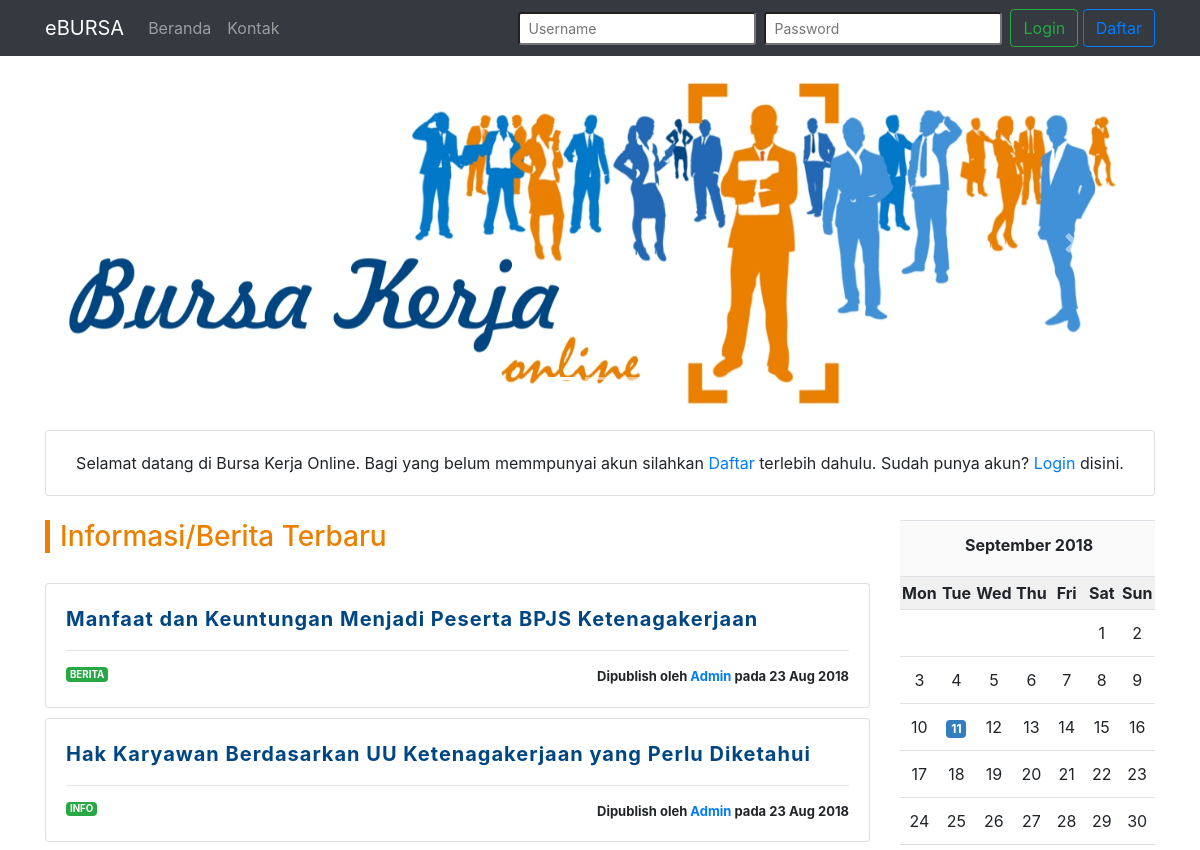
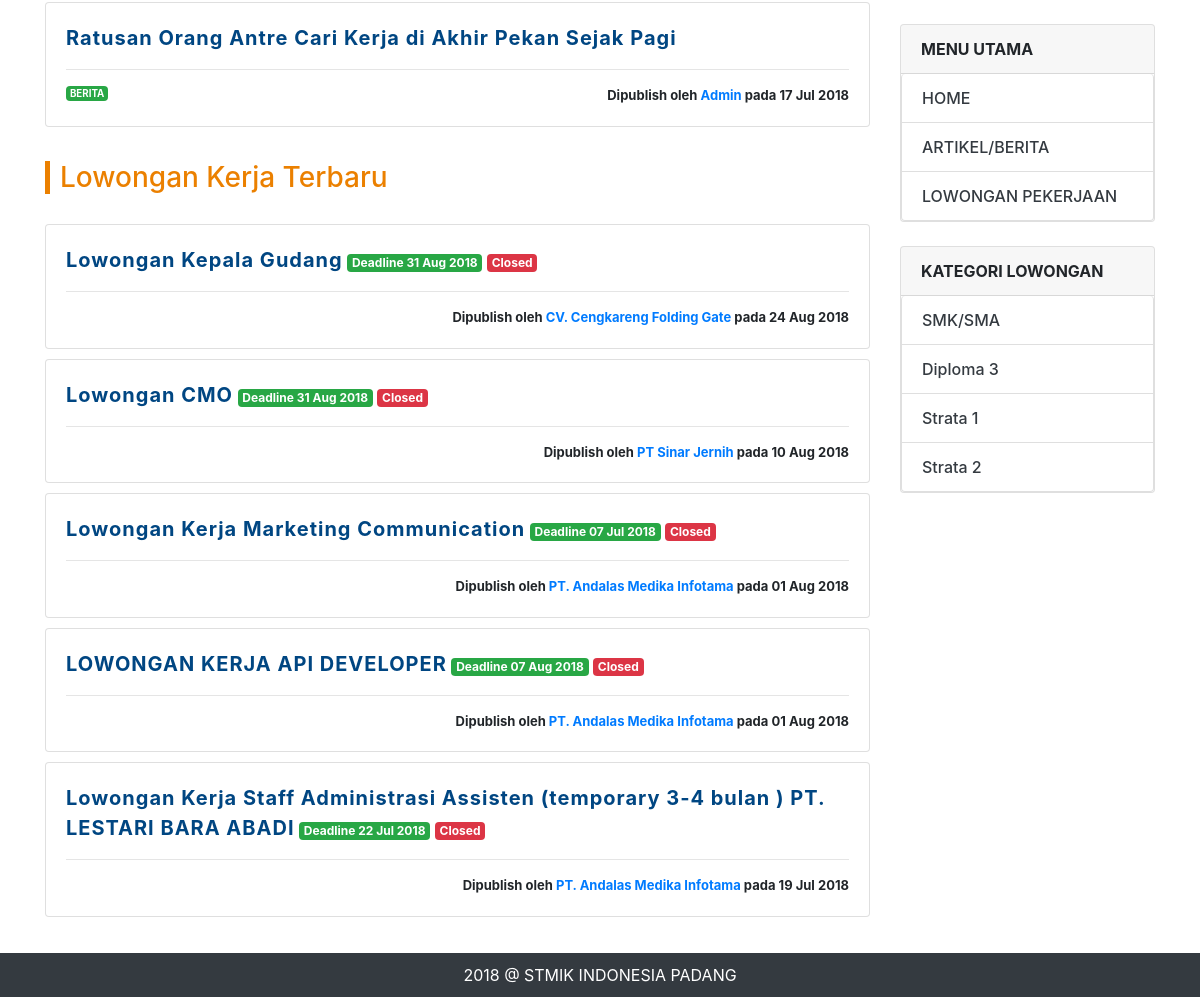
The page /main.php?page=home on the database its author committed (2 pictures, top to bottom).
### tables this page shows
CREATE TABLE `info_berita` (
  `id` int(11) NOT NULL AUTO_INCREMENT,
  `profil_admin_id` int(11) NOT NULL,
  `judul` varchar(200) NOT NULL,
  `tanggal` date NOT NULL,
  `kategori` enum('Berita','Event','Info') NOT NULL,
  `konten` text NOT NULL,
  `status` tinyint(1) NOT NULL,
  PRIMARY KEY (`id`),
  KEY `profil_admin_id` (`profil_admin_id`)
);

CREATE TABLE `lowongan` (
  `id` int(11) NOT NULL AUTO_INCREMENT,
  `profil_perusahaan_id` int(11) NOT NULL,
  `judul` varchar(255) NOT NULL,
  `tanggal_mulai` date NOT NULL,
  `tanggal_selesai` date NOT NULL,
  `deskripsi_pekerjaan` text NOT NULL,
  `deskripsi_persyaratan` text NOT NULL,
  `gaji` varchar(100) NOT NULL,
  `bann` tinyint(1) NOT NULL DEFAULT '0',
  `status` tinyint(1) NOT NULL,
  `gambar` varchar(255) DEFAULT 'no_image.jpg',
  `dibuat_pada` date NOT NULL,
  PRIMARY KEY (`id`),
  KEY `profil_perusahaan_id` (`profil_perusahaan_id`)
);

CREATE TABLE `profil_perusahaan` (
  `id` int(11) NOT NULL AUTO_INCREMENT,
  `user_akun_id` int(11) NOT NULL,
  `nama_perusahaan` varchar(50) NOT NULL,
  `no_siup` varchar(20) NOT NULL,
  `no_situ` varchar(20) NOT NULL,
  `bidang_usaha` varchar(50) NOT NULL,
  `alamat` text,
  `telepon` varchar(20) DEFAULT NULL,
  `deskripsi_perusahaan` text,
  `website` varchar(50) DEFAULT NULL,
  `email` varchar(50) NOT NULL,
  `logo_perusahaan` varchar(100) DEFAULT 'default.png',
  `slogan` varchar(50) DEFAULT NULL,
  `dibuat_pada` date NOT NULL,
  PRIMARY KEY (`id`),
  KEY `user_akun_id` (`user_akun_id`)
);

### cores/misc/function.php (called while the page is built, shortened)
<?php
	function koneksi() {
		$conn = mysqli_connect('localhost', 'root', '', 'dbbursa');
		return $conn;
	}
	function perusahaanGetNama($user_id) {
		$conn = koneksi();
		$sql = "SELECT nama_perusahaan FROM profil_perusahaan WHERE id = '$user_id'";
		$proc = mysqli_query($conn, $sql);
		$data = mysqli_fetch_assoc($proc);
		return $data['nama_perusahaan'];
	}
?>

### views/home.php (the view, shortened to what this page needs)
<?php include "views/partials/carousel.php"; ?>
<div class="card bg-scondary my-4 text-center">
	<div class="card-body">
		<p class="m-0">
			Selamat datang di Bursa Kerja Online. Bagi yang belum memmpunyai akun silahkan
			<a href="?page=daftar">Daftar</a> terlebih dahulu. Sudah punya akun?
			<a href="?page=login">Login</a> disini.
		</p>
	</div>
</div>
<div class="row">
	<div class="col-md-9">
		<div class="row">
			<div class="col-md-12">
				<h3 class="home-title">Informasi/Berita Terbaru</h3>
				<?php
					$list_data = [];
					$query = "SELECT * FROM info_berita WHERE status = '1' ORDER BY tanggal DESC LIMIT 5";
					$process = mysqli_query($conn, $query);
					while($row = mysqli_fetch_array($process)) {
						$list_data[] = $row;
					}
					foreach ($list_data as $key => $value) {
				?>
				<div class="row bt-mrg-10">
					<div class="col-md-12">
						<div class="card">
							<div class="card-body">
								<p class="post-title">
									<a href="?page=detail-info&id=<?php echo $value['id'] ?>" class=""><?php echo $value['judul'] ?></a>
								</p><hr>
								<p class="post-time text-right"><span class="badge badge-success float-left"><?php echo strtoupper($value['kategori']) ?></span>Dipublish oleh <a href="#">Admin</a> pada <?php echo date("d M Y", strtotime($value['tanggal'])) ?></p>
							</div>
						</div>
					</div>
				</div>
				<?php
					}
				?>
			</div>
		</div><br>
		<div class="row">
			<div class="col-md-12">
				<h3 class="home-title">Lowongan Kerja Terbaru</h3>
				<?php
					$list_data2 = array();
					$query2 = "SELECT * FROM lowongan ORDER BY dibuat_pada DESC LIMIT 5";
					$process2 = mysqli_query($conn, $query2);
					while($row = mysqli_fetch_array($process2)) {
						$list_data2[] = $row;
					}
					foreach ($list_data2 as $key => $value) {
				?>
				<div class="row bt-mrg-10">
					<div class="col-md-12">
						<div class="card">
							<div class="card-body">
								<p class="post-title">
									<a href="?page=detail-loker&id=<?php echo $value['id'] ?>"><?php echo $value['judul'] ?></a>
									<span class="badge badge-success">Deadline <?php echo date("d M Y", strtotime($value['tanggal_selesai'])) ?></span>
									<?php
										$date_now = date("Y-m-d");
										if ($value['status'] == 0 || $date_now > $value['tanggal_selesai']) {
											echo '<span class="badge badge-danger">Closed</span> ';
										}
									?>
								</p><hr>
								<p class="post-time text-right">Dipublish oleh <a href="#"><?php echo perusahaanGetNama($value['profil_perusahaan_id']) ?></a> pada <?php echo date("d M Y", strtotime($value['dibuat_pada'])) ?></p>
							</div>
						</div>
					</div>
				</div>
				<?php
					}
				?>
			</div>
		</div>
	</div>
	<div class="col-md-3">
		<?php include "views/partials/rightbar.php"; ?>
	</div>
</div>

### assets/css/app.css (style rules this page uses)
.bt-mrg-10 { margin-bottom: 10px; }
.home-title { margin-bottom: 30px; color: #eb8000; border-left: 5px solid; padding-left: 10px; }
.post-title > a { font-size: 15pt; color: #004682; font-weight: bold; letter-spacing: 1px; }
.post-title > a { text-decoration: none; }
.post-time { font-size: 13px; font-weight: bold; margin-bottom: 0; }

### rows shown on the page
info_berita: judul "Manfaat dan Keuntungan Menjadi Peserta BPJS Ketenagakerjaan", kategori "BERITA", tanggal "23 Aug 2018"
info_berita: judul "Hak Karyawan Berdasarkan UU Ketenagakerjaan yang Perlu Diketahui", kategori "INFO", tanggal "23 Aug 2018"
info_berita: judul "Ratusan Orang Antre Cari Kerja di Akhir Pekan Sejak Pagi", kategori "BERITA", tanggal "17 Jul 2018"
lowongan: judul "Lowongan Kepala Gudang", tanggal_selesai "31 Aug 2018", status "Closed", profil_perusahaan.nama_perusahaan "CV. Cengkareng Folding Gate", dibuat_pada "24 Aug 2018"
lowongan: judul "Lowongan CMO", tanggal_selesai "31 Aug 2018", status "Closed", profil_perusahaan.nama_perusahaan "PT Sinar Jernih", dibuat_pada "10 Aug 2018"
lowongan: judul "Lowongan Kerja Marketing Communication", tanggal_selesai "07 Jul 2018", status "Closed", profil_perusahaan.nama_perusahaan "PT. Andalas Medika Infotama", dibuat_pada "01 Aug 2018"
lowongan: judul "LOWONGAN KERJA API DEVELOPER", tanggal_selesai "07 Aug 2018", status "Closed", profil_perusahaan.nama_perusahaan "PT. Andalas Medika Infotama", dibuat_pada "01 Aug 2018"
lowongan: judul "Lowongan Kerja Staff Administrasi Assisten (temporary 3-4 bulan ) PT. LESTARI BARA ABADI", tanggal_selesai "22 Jul 2018", status "Closed", profil_perusahaan.nama_perusahaan "PT. Andalas Medika Infotama", dibuat_pada "19 Jul 2018"
